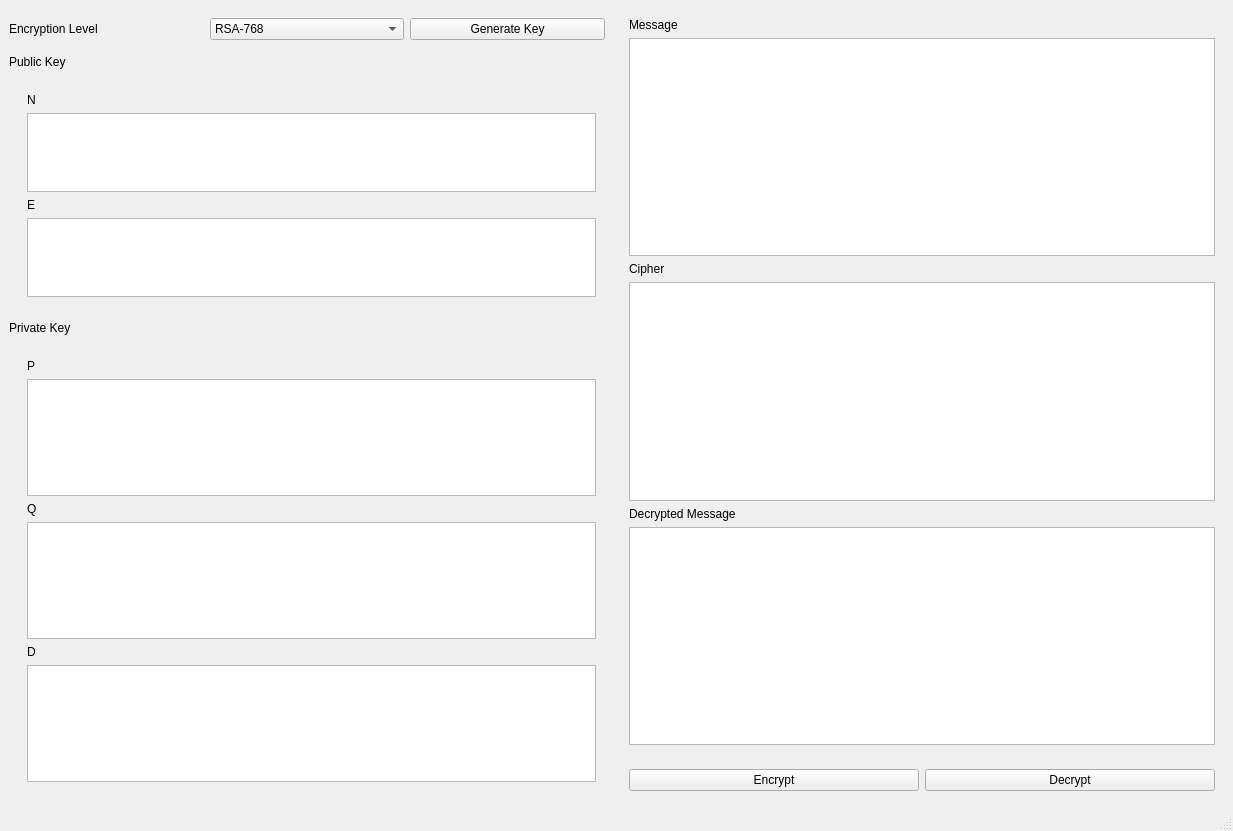
<?xml version="1.0" encoding="UTF-8"?>
<ui version="4.0">
 <class>MainWindow</class>
 <widget class="QMainWindow" name="MainWindow">
  <property name="geometry">
   <rect>
    <x>0</x>
    <y>0</y>
    <width>1233</width>
    <height>831</height>
   </rect>
  </property>
  <property name="windowTitle">
   <string>MainWindow</string>
  </property>
  <widget class="QWidget" name="centralwidget">
   <layout class="QHBoxLayout" name="horizontalLayout_2">
    <item>
     <layout class="QVBoxLayout" name="verticalLayout">
      <item>
       <widget class="QWidget" name="gen_widget" native="true">
        <layout class="QHBoxLayout" name="horizontalLayout_4">
         <property name="leftMargin">
          <number>0</number>
         </property>
         <item>
          <widget class="QLabel" name="gen_label">
           <property name="text">
            <string>Encryption Level</string>
           </property>
          </widget>
         </item>
         <item>
          <widget class="QComboBox" name="gen_level_choose">
           <property name="sizePolicy">
            <sizepolicy hsizetype="Preferred" vsizetype="Preferred">
             <horstretch>0</horstretch>
             <verstretch>0</verstretch>
            </sizepolicy>
           </property>
           <item>
            <property name="text">
             <string>RSA-768</string>
            </property>
           </item>
           <item>
            <property name="text">
             <string>RSA-1024</string>
            </property>
           </item>
           <item>
            <property name="text">
             <string>RSA-2048</string>
            </property>
           </item>
          </widget>
         </item>
         <item>
          <widget class="QPushButton" name="gen_btn">
           <property name="text">
            <string>Generate Key</string>
           </property>
          </widget>
         </item>
        </layout>
       </widget>
      </item>
      <item>
       <widget class="QLabel" name="public_label">
        <property name="text">
         <string>Public Key</string>
        </property>
        <property name="margin">
         <number>4</number>
        </property>
       </widget>
      </item>
      <item>
       <widget class="QWidget" name="widget_1" native="true">
        <property name="styleSheet">
         <string notr="true"/>
        </property>
        <layout class="QVBoxLayout" name="verticalLayout_5">
         <property name="leftMargin">
          <number>9</number>
         </property>
         <property name="topMargin">
          <number>9</number>
         </property>
         <property name="rightMargin">
          <number>9</number>
         </property>
         <property name="bottomMargin">
          <number>9</number>
         </property>
         <item>
          <widget class="QWidget" name="public_widget" native="true">
           <layout class="QVBoxLayout" name="verticalLayout_3">
            <item>
             <widget class="QLabel" name="n_label">
              <property name="text">
               <string>N</string>
              </property>
             </widget>
            </item>
            <item>
             <widget class="QTextEdit" name="n_textEdit"/>
            </item>
            <item>
             <widget class="QLabel" name="e_label">
              <property name="text">
               <string>E</string>
              </property>
             </widget>
            </item>
            <item>
             <widget class="QTextEdit" name="e_textEdit"/>
            </item>
           </layout>
          </widget>
         </item>
        </layout>
       </widget>
      </item>
      <item>
       <widget class="QLabel" name="private_label">
        <property name="text">
         <string>Private Key</string>
        </property>
        <property name="margin">
         <number>4</number>
        </property>
       </widget>
      </item>
      <item>
       <widget class="QWidget" name="widget_2" native="true">
        <property name="autoFillBackground">
         <bool>false</bool>
        </property>
        <layout class="QVBoxLayout" name="verticalLayout_4">
         <property name="leftMargin">
          <number>9</number>
         </property>
         <property name="topMargin">
          <number>9</number>
         </property>
         <property name="rightMargin">
          <number>9</number>
         </property>
         <property name="bottomMargin">
          <number>9</number>
         </property>
         <item>
          <widget class="QWidget" name="private_widget" native="true">
           <layout class="QVBoxLayout" name="verticalLayout_7">
            <item>
             <widget class="QLabel" name="p_label">
              <property name="text">
               <string>P</string>
              </property>
             </widget>
            </item>
            <item>
             <widget class="QTextEdit" name="p_textEdit"/>
            </item>
            <item>
             <widget class="QLabel" name="q_label">
              <property name="text">
               <string>Q</string>
              </property>
             </widget>
            </item>
            <item>
             <widget class="QTextEdit" name="q_textEdit"/>
            </item>
            <item>
             <widget class="QLabel" name="d_label">
              <property name="text">
               <string>D</string>
              </property>
             </widget>
            </item>
            <item>
             <widget class="QTextEdit" name="d_textEdit"/>
            </item>
           </layout>
          </widget>
         </item>
        </layout>
       </widget>
      </item>
     </layout>
    </item>
    <item>
     <layout class="QVBoxLayout" name="verticalLayout_2">
      <item>
       <widget class="QWidget" name="message_widget" native="true">
        <layout class="QVBoxLayout" name="verticalLayout_6">
         <item>
          <widget class="QLabel" name="message_label">
           <property name="text">
            <string>Message</string>
           </property>
          </widget>
         </item>
         <item>
          <widget class="QTextEdit" name="m_textEdit">
           <property name="sizePolicy">
            <sizepolicy hsizetype="Expanding" vsizetype="Expanding">
             <horstretch>0</horstretch>
             <verstretch>0</verstretch>
            </sizepolicy>
           </property>
          </widget>
         </item>
         <item>
          <widget class="QLabel" name="cipher_label">
           <property name="text">
            <string>Cipher</string>
           </property>
          </widget>
         </item>
         <item>
          <widget class="QTextEdit" name="c_textEdit"/>
         </item>
         <item>
          <widget class="QLabel" name="decrypted_label">
           <property name="text">
            <string>Decrypted Message</string>
           </property>
          </widget>
         </item>
         <item>
          <widget class="QTextEdit" name="dec_textEdit"/>
         </item>
        </layout>
       </widget>
      </item>
      <item>
       <widget class="QWidget" name="process_widget" native="true">
        <layout class="QHBoxLayout" name="horizontalLayout">
         <item>
          <widget class="QPushButton" name="encrypt_btn">
           <property name="text">
            <string>Encrypt</string>
           </property>
          </widget>
         </item>
         <item>
          <widget class="QPushButton" name="decrypt_btn">
           <property name="text">
            <string>Decrypt</string>
           </property>
          </widget>
         </item>
        </layout>
       </widget>
      </item>
     </layout>
    </item>
   </layout>
  </widget>
  <widget class="QMenuBar" name="menubar">
   <property name="geometry">
    <rect>
     <x>0</x>
     <y>0</y>
     <width>1233</width>
     <height>25</height>
    </rect>
   </property>
  </widget>
  <widget class="QStatusBar" name="statusbar"/>
 </widget>
 <resources/>
 <connections/>
</ui>
